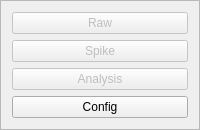
           <widget class="QFrame" name="nav">
            <property name="minimumSize">
             <size>
              <width>150</width>
              <height>0</height>
             </size>
            </property>
            <property name="frameShape">
             <enum>QFrame::StyledPanel</enum>
            </property>
            <property name="frameShadow">
             <enum>QFrame::Raised</enum>
            </property>
            <layout class="QVBoxLayout" name="verticalLayout_4">
             <item>
              <widget class="QPushButton" name="rawBtn">
               <property name="enabled">
                <bool>false</bool>
               </property>
               <property name="styleSheet">
                <string notr="true"/>
               </property>
               <property name="text">
                <string>Raw</string>
               </property>
               <property name="icon">
                <iconset resource="../../resources/resources.qrc">
                 <normaloff>:/resources/icons_2/finger-print-outline.svg</normaloff>:/resources/icons_2/finger-print-outline.svg</iconset>
               </property>
               <property name="iconSize">
                <size>
                 <width>24</width>
                 <height>24</height>
                </size>
               </property>
              </widget>
             </item>
             <item>
              <widget class="QPushButton" name="spikeBtn">
               <property name="enabled">
                <bool>false</bool>
               </property>
               <property name="text">
                <string>Spike</string>
               </property>
               <property name="icon">
                <iconset resource="../../resources/resources.qrc">
                 <normaloff>:/resources/icons_2/pulse-outline.svg</normaloff>:/resources/icons_2/pulse-outline.svg</iconset>
               </property>
               <property name="iconSize">
                <size>
                 <width>24</width>
                 <height>24</height>
                </size>
               </property>
              </widget>
             </item>
             <item>
              <widget class="QPushButton" name="analysisBtn">
               <property name="enabled">
                <bool>false</bool>
               </property>
               <property name="text">
                <string>Analysis</string>
               </property>
               <property name="icon">
                <iconset resource="../../resources/resources.qrc">
                 <normaloff>:/resources/icons_2/bar-chart-outline.svg</normaloff>:/resources/icons_2/bar-chart-outline.svg</iconset>
               </property>
               <property name="iconSize">
                <size>
                 <width>24</width>
                 <height>24</height>
                </size>
               </property>
              </widget>
             </item>
             <item>
              <widget class="QPushButton" name="configBtn">
               <property name="text">
                <string>Config</string>
               </property>
               <property name="icon">
                <iconset resource="../../resources/resources.qrc">
                 <normaloff>:/resources/icons/tool.svg</normaloff>:/resources/icons/tool.svg</iconset>
               </property>
               <property name="iconSize">
                <size>
                 <width>24</width>
                 <height>24</height>
                </size>
               </property>
              </widget>
             </item>
            </layout>
           </widget>
